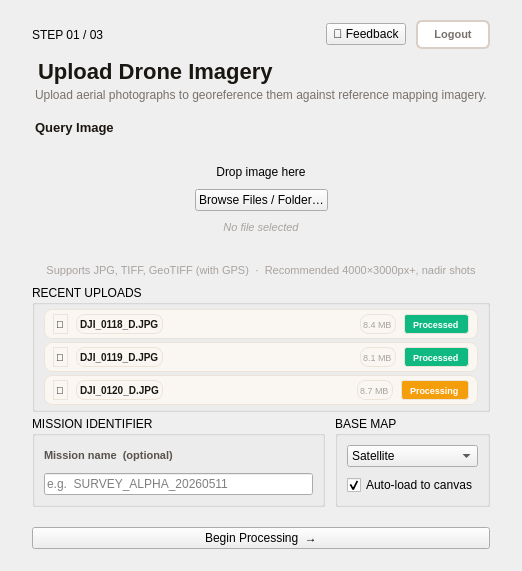
     <widget class="QWidget" name="page_setup">
      <layout class="QVBoxLayout" name="verticalLayout_setup">
       <property name="leftMargin"><number>32</number></property>
       <property name="topMargin"><number>20</number></property>
       <property name="rightMargin"><number>32</number></property>
       <property name="bottomMargin"><number>22</number></property>
       <property name="spacing"><number>4</number></property>

       <!-- Top row: step pill + logout -->
       <item>
        <layout class="QHBoxLayout">
         <property name="spacing"><number>10</number></property>
         <item>
          <widget class="QLabel" name="label_step_indicator">
           <property name="text"><string>STEP 01 / 03</string></property>
          </widget>
         </item>
         <item>
          <spacer><property name="orientation"><enum>Qt::Horizontal</enum></property><property name="sizeHint" stdset="0"><size><width>40</width><height>20</height></size></property></spacer>
         </item>
         <item>
          <widget class="QPushButton" name="btn_feedback">
           <property name="text"><string>&#128172; Feedback</string></property>
           <property name="minimumHeight"><number>30</number></property>
           <property name="maximumWidth"><number>110</number></property>
          </widget>
         </item>
         <item>
          <widget class="QPushButton" name="btn_logout_setup">
           <property name="text"><string>Logout</string></property>
           <property name="minimumHeight"><number>30</number></property>
           <property name="maximumWidth"><number>80</number></property>
           <property name="styleSheet">
            <string>
QPushButton {
    background-color: #ffffff;
    color: #78716c;
    border: 1.5px solid #d9cfc7;
    border-radius: 6px;
    padding: 6px 16px;
    font-size: 11px;
    font-weight: 500;
}
QPushButton:hover {
    background-color: #fff1f2;
    color: #e11d48;
    border-color: #fda4af;
}
QPushButton:pressed {
    background-color: #ffe4e6;
    border-color: #e11d48;
}
            </string>
           </property>
          </widget>
         </item>
        </layout>
       </item>

       <item>
        <widget class="QLabel" name="label_screen1_title">
         <property name="text"><string>Upload Drone Imagery</string></property>
         <property name="styleSheet"><string>font-size: 22px; font-weight: 700; color: #1a1612; margin-top: 6px;</string></property>
        </widget>
       </item>
       <item>
        <widget class="QLabel" name="label_screen1_subtitle">
         <property name="text"><string>Upload aerial photographs to georeference them against reference mapping imagery.</string></property>
         <property name="styleSheet"><string>font-size: 12px; color: #78716c; margin-bottom: 6px;</string></property>
        </widget>
       </item>

       <!-- Query Image — borderless bold section header -->
       <item>
        <widget class="QLabel" name="label_query_header">
         <property name="text"><string>Query Image</string></property>
         <property name="styleSheet"><string>font-size: 13px; font-weight: 800; color: #1a1612; margin-top: 8px;</string></property>
        </widget>
       </item>
       <!-- Unified upload zone: dashed frame (whole thing clickable) with the
            Browse button INSIDE, centered below the prompt -->
       <item>
        <widget class="QFrame" name="frame_drop_zone">
         <property name="cursor"><cursorShape>PointingHandCursor</cursorShape></property>
         <layout class="QVBoxLayout" name="vl_drop">
          <property name="spacing"><number>10</number></property>
          <property name="leftMargin"><number>20</number></property>
          <property name="topMargin"><number>26</number></property>
          <property name="rightMargin"><number>20</number></property>
          <property name="bottomMargin"><number>22</number></property>
          <item>
           <widget class="QLabel" name="label_drop_zone">
            <property name="text"><string>Drop image here</string></property>
            <property name="alignment"><set>Qt::AlignCenter</set></property>
           </widget>
          </item>
          <item>
           <layout class="QHBoxLayout">
            <item>
             <spacer><property name="orientation"><enum>Qt::Horizontal</enum></property><property name="sizeHint" stdset="0"><size><width>40</width><height>20</height></size></property></spacer>
            </item>
            <item>
             <widget class="QPushButton" name="btn_browse_setup">
              <property name="text"><string>Browse Files / Folder…</string></property>
              <property name="minimumHeight"><number>36</number></property>
             </widget>
            </item>
            <item>
             <spacer><property name="orientation"><enum>Qt::Horizontal</enum></property><property name="sizeHint" stdset="0"><size><width>40</width><height>20</height></size></property></spacer>
            </item>
           </layout>
          </item>
          <item>
           <widget class="QLabel" name="label_file_info">
            <property name="text"><string>No file selected</string></property>
            <property name="alignment"><set>Qt::AlignCenter</set></property>
            <property name="styleSheet"><string>color: #a8a29e; font-size: 11px; font-style: italic;</string></property>
           </widget>
          </item>
         </layout>
        </widget>
       </item>

       <!-- Single subtle helper line (replaces the 3 bordered format tiles) -->
       <item>
        <widget class="QLabel" name="label_upload_helper">
         <property name="text"><string>Supports JPG, TIFF, GeoTIFF (with GPS)  ·  Recommended 4000×3000px+, nadir shots</string></property>
         <property name="alignment"><set>Qt::AlignCenter</set></property>
         <property name="wordWrap"><bool>true</bool></property>
         <property name="styleSheet"><string>font-size: 11px; color: #a8a29e; margin-top: 4px; margin-bottom: 4px;</string></property>
        </widget>
       </item>

       <!-- Recent Uploads section -->
       <item>
        <widget class="QGroupBox" name="groupbox_recent_uploads">
         <property name="title"><string>RECENT UPLOADS</string></property>
         <property name="maximumHeight"><number>170</number></property>
         <layout class="QVBoxLayout" name="vl_recent_uploads">
          <property name="spacing"><number>3</number></property>
          <property name="topMargin"><number>4</number></property>
          <property name="bottomMargin"><number>4</number></property>

          <!-- Upload 1: Processed -->
          <item>
           <widget class="QFrame" name="frame_upload_1">
            <property name="styleSheet"><string>QFrame { background-color: #faf7f2; border: 1px solid #ece4d8; border-radius: 8px; }</string></property>
            <property name="minimumHeight"><number>32</number></property>
            <property name="maximumHeight"><number>32</number></property>
            <layout class="QHBoxLayout">
             <property name="spacing"><number>8</number></property>
             <property name="leftMargin"><number>8</number></property>
             <property name="topMargin"><number>4</number></property>
             <property name="rightMargin"><number>8</number></property>
             <property name="bottomMargin"><number>4</number></property>
             <item>
              <widget class="QLabel">
               <property name="text"><string>📄</string></property>
               <property name="styleSheet"><string>font-size: 10px;</string></property>
              </widget>
             </item>
             <item>
              <widget class="QLabel">
               <property name="text"><string>DJI_0118_D.JPG</string></property>
               <property name="styleSheet"><string>font-size: 10px; font-weight: 500; color: #1a1612;</string></property>
              </widget>
             </item>
             <item>
              <spacer><property name="orientation"><enum>Qt::Horizontal</enum></property><property name="sizeHint" stdset="0"><size><width>20</width><height>20</height></size></property></spacer>
             </item>
             <item>
              <widget class="QLabel">
               <property name="text"><string>8.4 MB</string></property>
               <property name="styleSheet"><string>font-size: 9px; color: #a8a29e;</string></property>
              </widget>
             </item>
             <item>
              <widget class="QLabel">
               <property name="text"><string>Processed</string></property>
               <property name="styleSheet"><string>font-size: 9px; font-weight: bold; color: #ffffff; background-color: #10b981; padding: 2px 6px; border-radius: 3px;</string></property>
              </widget>
             </item>
            </layout>
           </widget>
          </item>

          <!-- Upload 2: Processed -->
          <item>
           <widget class="QFrame" name="frame_upload_2">
            <property name="styleSheet"><string>QFrame { background-color: #faf7f2; border: 1px solid #ece4d8; border-radius: 8px; }</string></property>
            <property name="minimumHeight"><number>32</number></property>
            <property name="maximumHeight"><number>32</number></property>
            <layout class="QHBoxLayout">
             <property name="spacing"><number>8</number></property>
             <property name="leftMargin"><number>8</number></property>
             <property name="topMargin"><number>4</number></property>
             <property name="rightMargin"><number>8</number></property>
             <property name="bottomMargin"><number>4</number></property>
             <item>
              <widget class="QLabel">
               <property name="text"><string>📄</string></property>
               <property name="styleSheet"><string>font-size: 10px;</string></property>
              </widget>
             </item>
             <item>
              <widget class="QLabel">
               <property name="text"><string>DJI_0119_D.JPG</string></property>
               <property name="styleSheet"><string>font-size: 10px; font-weight: 500; color: #1a1612;</string></property>
              </widget>
             </item>
             <item>
              <spacer><property name="orientation"><enum>Qt::Horizontal</enum></property><property name="sizeHint" stdset="0"><size><width>20</width><height>20</height></size></property></spacer>
             </item>
             <item>
              <widget class="QLabel">
               <property name="text"><string>8.1 MB</string></property>
               <property name="styleSheet"><string>font-size: 9px; color: #a8a29e;</string></property>
              </widget>
             </item>
             <item>
              <widget class="QLabel">
               <property name="text"><string>Processed</string></property>
               <property name="styleSheet"><string>font-size: 9px; font-weight: bold; color: #ffffff; background-color: #10b981; padding: 2px 6px; border-radius: 3px;</string></property>
              </widget>
             </item>
            </layout>
           </widget>
          </item>

          <!-- Upload 3: Processing -->
          <item>
           <widget class="QFrame" name="frame_upload_3">
            <property name="styleSheet"><string>QFrame { background-color: #faf7f2; border: 1px solid #ece4d8; border-radius: 8px; }</string></property>
            <property name="minimumHeight"><number>32</number></property>
            <property name="maximumHeight"><number>32</number></property>
            <layout class="QHBoxLayout">
             <property name="spacing"><number>8</number></property>
             <property name="leftMargin"><number>8</number></property>
             <property name="topMargin"><number>4</number></property>
             <property name="rightMargin"><number>8</number></property>
             <property name="bottomMargin"><number>4</number></property>
             <item>
              <widget class="QLabel">
               <property name="text"><string>📄</string></property>
               <property name="styleSheet"><string>font-size: 10px;</string></property>
              </widget>
             </item>
             <item>
              <widget class="QLabel">
               <property name="text"><string>DJI_0120_D.JPG</string></property>
               <property name="styleSheet"><string>font-size: 10px; font-weight: 500; color: #1a1612;</string></property>
              </widget>
             </item>
             <item>
              <spacer><property name="orientation"><enum>Qt::Horizontal</enum></property><property name="sizeHint" stdset="0"><size><width>20</width><height>20</height></size></property></spacer>
             </item>
             <item>
              <widget class="QLabel">
               <property name="text"><string>8.7 MB</string></property>
               <property name="styleSheet"><string>font-size: 9px; color: #a8a29e;</string></property>
              </widget>
             </item>
             <item>
              <widget class="QLabel">
               <property name="text"><string>Processing</string></property>
               <property name="styleSheet"><string>font-size: 9px; font-weight: bold; color: #ffffff; background-color: #f59e0b; padding: 2px 6px; border-radius: 3px;</string></property>
              </widget>
             </item>
            </layout>
           </widget>
          </item>
         </layout>
        </widget>
       </item>

       <!-- Mission name + basemap row -->
       <item>
        <layout class="QHBoxLayout">
         <property name="spacing"><number>10</number></property>
         <item>
          <widget class="QGroupBox" name="groupbox_mission_name">
           <property name="title"><string>MISSION IDENTIFIER</string></property>
           <layout class="QVBoxLayout" name="vl_mission">
            <property name="spacing"><number>8</number></property>
            <item>
             <widget class="QLabel" name="label_mission_name">
              <property name="text"><string>Mission name  (optional)</string></property>
              <property name="styleSheet"><string>font-size: 11px; font-weight: 600; color: #57534e;</string></property>
             </widget>
            </item>
            <item>
             <widget class="QLineEdit" name="input_mission_name">
              <property name="placeholderText"><string>e.g.  SURVEY_ALPHA_20260511</string></property>
             </widget>
            </item>
           </layout>
          </widget>
         </item>
         <item>
          <widget class="QGroupBox" name="groupbox_base_map">
           <property name="title"><string>BASE MAP</string></property>
           <layout class="QVBoxLayout" name="vl_basemap">
            <property name="spacing"><number>8</number></property>
            <item>
             <widget class="QComboBox" name="combo_basemap_setup">
              <item><property name="text"><string>Satellite</string></property></item>
              <item><property name="text"><string>OpenStreetMap</string></property></item>
             </widget>
            </item>
            <item>
             <widget class="QCheckBox" name="checkbox_auto_load">
              <property name="text"><string>Auto-load to canvas</string></property>
              <property name="checked"><bool>true</bool></property>
             </widget>
            </item>
           </layout>
          </widget>
         </item>
        </layout>
       </item>

       <item>
        <spacer name="vSpacer_setup">
         <property name="orientation"><enum>Qt::Vertical</enum></property>
         <property name="sizeHint" stdset="0"><size><width>20</width><height>16</height></size></property>
        </spacer>
       </item>

       <item>
        <widget class="QPushButton" name="btn_next_setup">
         <property name="text"><string>Begin Processing  →</string></property>
         <property name="minimumHeight"><number>46</number></property>
        </widget>
       </item>
      </layout>
     </widget>
